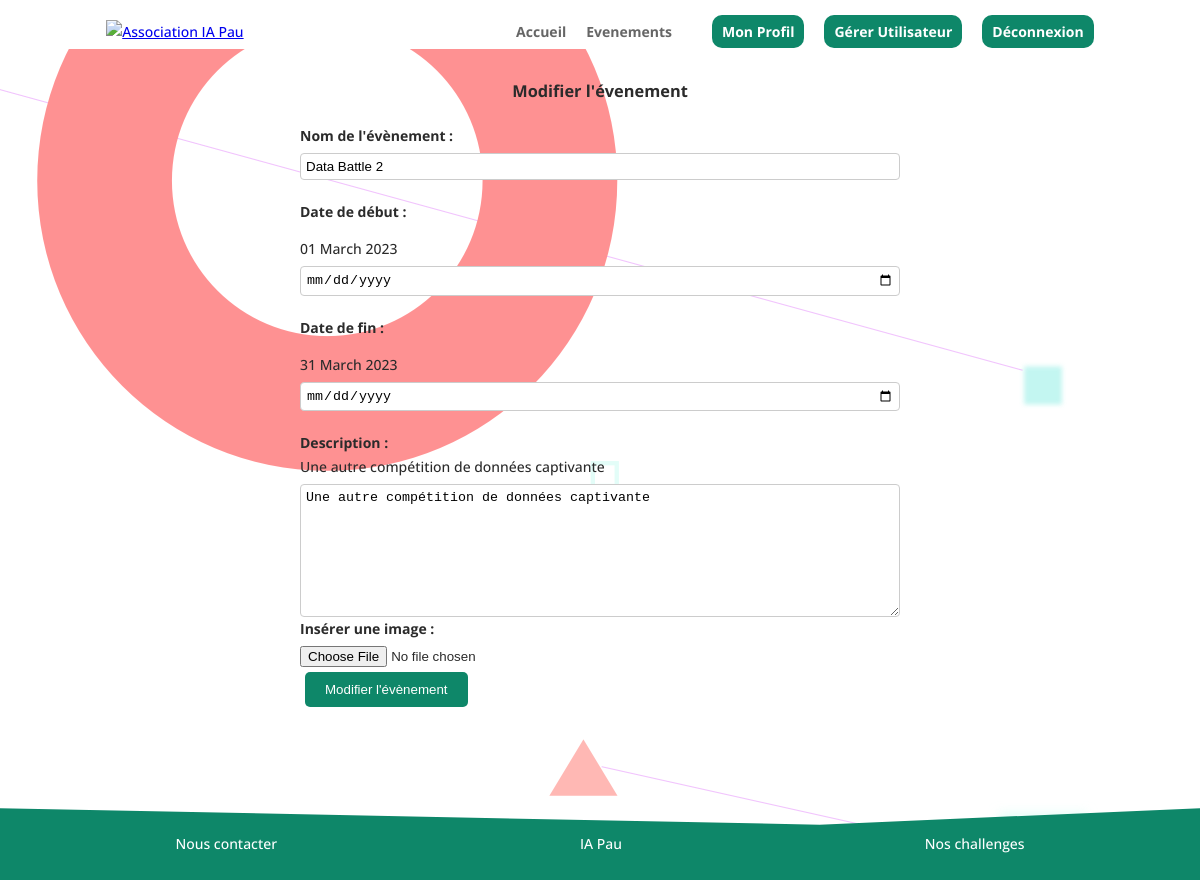
The app's page /?page=modifierEvenement&evenement=2 (signed in) with its own data.
### tables this page shows
CREATE TABLE Evenement(
    idEvenement int AUTO_INCREMENT,
    nomEvenement varchar(64) NOT NULL,
    dateDebut date,
    dateFin date,
    descriptionEvent varchar(264),
    imageEvent varchar(1024),
    typeEvenement varchar(30),
    PRIMARY KEY (idEvenement),
    CONSTRAINT check_typeEvenement CHECK (typeEvenement IN ('dataBattle', 'dataChallenge'))
);

### action/bdd.php (called while the page is built, shortened)
<?php
require_once('database_login.php');
function connect()
{
    $connexion = null;
    global $username;
    global $password;
    global $bddname;
    global $port;
    try {
        $connexion = new PDO(
            'mysql:host=localhost;dbname=' . $bddname . ';charset=utf8' . ';port=' . $port,
            $username,
            $password
        );
    } catch (Exception $e) {
        die('Erreur : ' . $e->getMessage());
    }
    return $connexion;
}
function getUser($mail)
{
    try {
        $conn = connect();
        $sqlQuery = "SELECT * FROM Utilisateur WHERE email LIKE :email";
        $statement = $conn->prepare($sqlQuery);
        $statement->bindParam(':email', $mail);
        $statement->execute();
        $result = $statement->fetchAll();
        return $result;
    } catch (Exception $e) {
        die('Erreur : ' . $e->getMessage());
    }
}
function getEvenementbyID($id)
{
    try {
        $conn = connect();
        $sqlQuery = "SELECT idEvenement, nomEvenement, DATE_FORMAT(dateDebut, '%d %M %Y') AS dateD, DATE_FORMAT(dateFin, '%d %M %Y') AS dateF, descriptionEvent, imageEvent FROM Evenement WHERE idEvenement = :id";
        $statement = $conn->prepare($sqlQuery);
        $statement->bindParam(':id', $id);
        $statement->execute();
        $result = $statement->fetch();
        return $result;
    } catch (Exception $e) {
        die('Erreur : ' . $e->getMessage());
    }
}
?>

### pages/modifierEvenement.php (the view, shortened to what this page needs)
<?php
if (isset($_SESSION['email']) && (isset($_GET['evenement']))){
    $idevenement = $_GET['evenement'];
    $user = getUser($_SESSION['email']);
    $evenement = getEvenementbyID($idevenement);
    if ($user[0]['type'] == "Administrateur") { ?>
        <link rel="stylesheet" href="styles/component/ajoutEvenement.css" />
        <form action="action/updateEvenement.php" method="post">
            <h3>Modifier l'évenement</h3>
            <div id="request-name">
                <div class="field">
                    <label for="nomEvenement">Nom de l'évènement : </label>
                </div>
                <input type="text" name="nomEvenement" id="nomEvenement" value="<?php echo $evenement['nomEvenement'] ?>">
            </div>
            <div id="request-dateDebut">
                <div class="field">
                    <label for="dateDebut">Date de début :</label>
                    <p><?php echo $evenement['dateD'] ?></p>
                </div>
                <input type="date" name="dateDebut" id="dateDebut">
            </div>
            <div id="request-dateFin">
                <div class="field">
                    <label for="dateFin">Date de fin : </label>
                    <p><?php echo $evenement['dateF'] ?></p>
                </div>
                <input type="date" name="dateFin" id="dateFin">
            </div>
            <div id="request-description">
                <div class="field">
                    <label for="description">Description : </label>
                    <?php echo ($evenement['descriptionEvent']) ?>
                </div>
                <textarea type="text" name="description" id="description" rows="10" cols="66"><?php echo $evenement['descriptionEvent'] ?></textarea>
            </div>
            <div id="request-image">
                <div class="field">
                    <label for="image">Insérer une image :</label>
                </div>
                <input type="file" id="image" name="image" accept="image/png, image/jpeg">
            </div>
            <div>
                <input type="submit" value="Modifier l'évènement">
            </div>
        </form>
        <?php
            }
        else{
            header ('Location: /?page=404');
        }
    }
else{
    header ('Location: /?page=404');
}
?>

### styles/global.css (style rules this page uses)
body { position: relative; margin: 0; padding-bottom: 6rem; min-height: 100%; font-family: Open Sans,Arial,sans-serif; font-size: 14px; color: #2b2b2b; line-height: 1.7em; font-weight: 500; background-color: rgb(255, 255, 255); background-image: url(/images/background.png); }
html { height: 100%; box-sizing: border-box; }
*, *:before, *:after { box-sizing: inherit; }
input[type="submit"] { background-color: #0e8769; color: white; margin: 5px; border-radius: 5px; padding: 10px 20px; border: none; transition: color 0.3s ease; font-family: 'Ubuntu',Helvetica,Arial,Lucida,sans-serif !important; cursor: pointer; }

### styles/component/accueil.css (style rules this page uses)
p { margin-bottom: 0; }

### styles/component/ajoutEvenement.css (style rules this page uses)
form { max-width: 600px; margin: 0 auto; }
h3 { text-align: center; }
.field { margin-bottom: 5px; }
#request-name, #request-dateDebut, #request-dateFin, #request-description { margin-top: 20px; }
label { display: block; font-weight: bold; }
input[type="text"], input[type="date"], textarea { width: 100%; padding: 5px; border: 1px solid #ccc; border-radius: 4px; }
textarea { vertical-align: top; height: 10em; min-height: 5em; resize: vertical }
#request-image label { display: block; font-weight: bold; }
#request-image input[type="file"] { display: block; margin-top: 5px; }
input[type="submit"] { background-color: #0e8769; color: white; margin: 5px; border-radius: 5px; padding: 10px 20px; border: none; transition: color 0.3s ease; font-family: 'Ubuntu',Helvetica,Arial,Lucida,sans-serif !important; cursor: pointer; display: flex; }

### records on screen
evenement: nomEvenement "Data Battle 2", descriptionEvent "Une autre compétition de données captivante", description "Une autre compétition de données captivante"

### other values on screen
$evenement['dateD'] "01 March 2023"
$evenement['dateF'] "31 March 2023"
